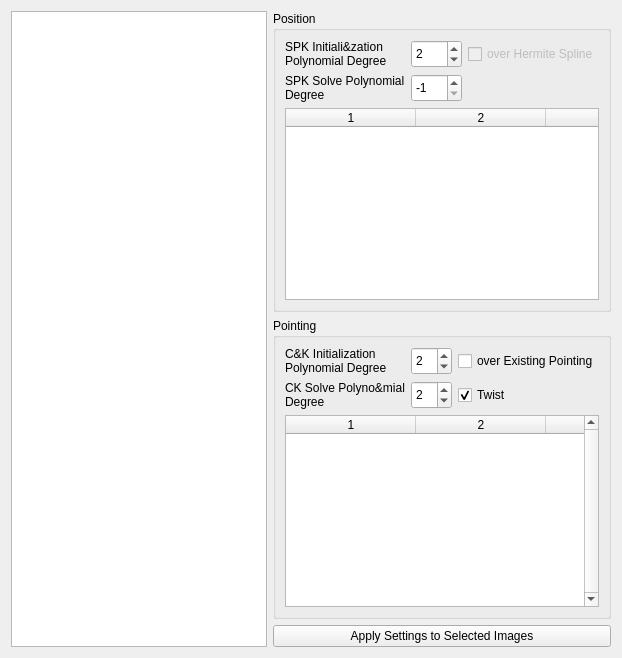
         <widget class="QWidget" name="observationSolveSettingsTab">
          <attribute name="title">
           <string>Observation Solve Settings</string>
          </attribute>
          <layout class="QGridLayout" name="gridLayout_8">
           <item row="0" column="1">
            <widget class="QGroupBox" name="groupBox">
             <property name="title">
              <string>Position</string>
             </property>
             <property name="flat">
              <bool>false</bool>
             </property>
             <property name="checkable">
              <bool>false</bool>
             </property>
             <layout class="QGridLayout" name="gridLayout_9">
              <item row="0" column="0">
               <widget class="QLabel" name="spkDegreeLabel">
                <property name="enabled">
                 <bool>true</bool>
                </property>
                <property name="text">
                 <string>SPK Initiali&amp;zation Polynomial Degree</string>
                </property>
                <property name="wordWrap">
                 <bool>true</bool>
                </property>
               </widget>
              </item>
              <item row="0" column="1">
               <widget class="QSpinBox" name="spkDegreeSpinBox">
                <property name="enabled">
                 <bool>true</bool>
                </property>
                <property name="sizePolicy">
                 <sizepolicy hsizetype="Expanding" vsizetype="Preferred">
                  <horstretch>0</horstretch>
                  <verstretch>0</verstretch>
                 </sizepolicy>
                </property>
                <property name="minimum">
                 <number>1</number>
                </property>
                <property name="value">
                 <number>2</number>
                </property>
               </widget>
              </item>
              <item row="0" column="2">
               <widget class="QCheckBox" name="hermiteSplineCheckBox">
                <property name="enabled">
                 <bool>false</bool>
                </property>
                <property name="sizePolicy">
                 <sizepolicy hsizetype="Preferred" vsizetype="Preferred">
                  <horstretch>0</horstretch>
                  <verstretch>0</verstretch>
                 </sizepolicy>
                </property>
                <property name="text">
                 <string>over Hermite Spline</string>
                </property>
               </widget>
              </item>
              <item row="1" column="0">
               <widget class="QLabel" name="spkSolveDegreeLabel">
                <property name="enabled">
                 <bool>true</bool>
                </property>
                <property name="text">
                 <string>SPK Solve Polynomial Degree</string>
                </property>
                <property name="wordWrap">
                 <bool>true</bool>
                </property>
               </widget>
              </item>
              <item row="1" column="1">
               <widget class="QSpinBox" name="spkSolveDegreeSpinBox">
                <property name="enabled">
                 <bool>true</bool>
                </property>
                <property name="sizePolicy">
                 <sizepolicy hsizetype="Expanding" vsizetype="Preferred">
                  <horstretch>0</horstretch>
                  <verstretch>0</verstretch>
                 </sizepolicy>
                </property>
                <property name="minimum">
                 <number>-1</number>
                </property>
                <property name="value">
                 <number>-1</number>
                </property>
               </widget>
              </item>
              <item row="2" column="0" colspan="3">
               <widget class="QTableWidget" name="positionAprioriSigmaTable">
                <property name="sizePolicy">
                 <sizepolicy hsizetype="Preferred" vsizetype="Preferred">
                  <horstretch>0</horstretch>
                  <verstretch>0</verstretch>
                 </sizepolicy>
                </property>
                <property name="maximumSize">
                 <size>
                  <width>390</width>
                  <height>16777215</height>
                 </size>
                </property>
                <property name="verticalScrollBarPolicy">
                 <enum>Qt::ScrollBarAsNeeded</enum>
                </property>
                <property name="horizontalScrollBarPolicy">
                 <enum>Qt::ScrollBarAlwaysOff</enum>
                </property>
                <property name="showGrid">
                 <bool>true</bool>
                </property>
                <property name="columnCount">
                 <number>3</number>
                </property>
                <attribute name="horizontalHeaderCascadingSectionResizes">
                 <bool>false</bool>
                </attribute>
                <attribute name="horizontalHeaderDefaultSectionSize">
                 <number>125</number>
                </attribute>
                <attribute name="horizontalHeaderMinimumSectionSize">
                 <number>130</number>
                </attribute>
                <attribute name="horizontalHeaderStretchLastSection">
                 <bool>true</bool>
                </attribute>
                <attribute name="verticalHeaderVisible">
                 <bool>false</bool>
                </attribute>
                <column/>
                <column/>
                <column/>
               </widget>
              </item>
             </layout>
            </widget>
           </item>
           <item row="1" column="1">
            <widget class="QGroupBox" name="groupBox_2">
             <property name="title">
              <string>Pointing</string>
             </property>
             <layout class="QGridLayout" name="gridLayout_10">
              <item row="0" column="0">
               <widget class="QLabel" name="ckDegreeLabel">
                <property name="enabled">
                 <bool>true</bool>
                </property>
                <property name="text">
                 <string>C&amp;K Initialization Polynomial Degree</string>
                </property>
                <property name="wordWrap">
                 <bool>true</bool>
                </property>
               </widget>
              </item>
              <item row="0" column="1">
               <widget class="QSpinBox" name="ckDegreeSpinBox">
                <property name="enabled">
                 <bool>true</bool>
                </property>
                <property name="sizePolicy">
                 <sizepolicy hsizetype="Expanding" vsizetype="Preferred">
                  <horstretch>0</horstretch>
                  <verstretch>0</verstretch>
                 </sizepolicy>
                </property>
                <property name="minimum">
                 <number>1</number>
                </property>
                <property name="value">
                 <number>2</number>
                </property>
               </widget>
              </item>
              <item row="0" column="2">
               <widget class="QCheckBox" name="fitOverPointingCheckBox">
                <property name="sizePolicy">
                 <sizepolicy hsizetype="Preferred" vsizetype="Preferred">
                  <horstretch>0</horstretch>
                  <verstretch>0</verstretch>
                 </sizepolicy>
                </property>
                <property name="minimumSize">
                 <size>
                  <width>0</width>
                  <height>0</height>
                 </size>
                </property>
                <property name="text">
                 <string>over Existing Pointing</string>
                </property>
               </widget>
              </item>
              <item row="1" column="0">
               <widget class="QLabel" name="ckSolveDegreeLabel">
                <property name="enabled">
                 <bool>true</bool>
                </property>
                <property name="text">
                 <string>CK Solve Polyno&amp;mial Degree</string>
                </property>
                <property name="wordWrap">
                 <bool>true</bool>
                </property>
               </widget>
              </item>
              <item row="1" column="1">
               <widget class="QSpinBox" name="ckSolveDegreeSpinBox">
                <property name="enabled">
                 <bool>true</bool>
                </property>
                <property name="sizePolicy">
                 <sizepolicy hsizetype="Expanding" vsizetype="Preferred">
                  <horstretch>0</horstretch>
                  <verstretch>0</verstretch>
                 </sizepolicy>
                </property>
                <property name="minimum">
                 <number>1</number>
                </property>
                <property name="value">
                 <number>2</number>
                </property>
               </widget>
              </item>
              <item row="1" column="2">
               <widget class="QCheckBox" name="twistCheckBox">
                <property name="sizePolicy">
                 <sizepolicy hsizetype="Preferred" vsizetype="Preferred">
                  <horstretch>0</horstretch>
                  <verstretch>0</verstretch>
                 </sizepolicy>
                </property>
                <property name="text">
                 <string>Twist</string>
                </property>
                <property name="checked">
                 <bool>true</bool>
                </property>
               </widget>
              </item>
              <item row="2" column="0" colspan="3">
               <widget class="QTableWidget" name="pointingAprioriSigmaTable">
                <property name="maximumSize">
                 <size>
                  <width>390</width>
                  <height>16777215</height>
                 </size>
                </property>
                <property name="verticalScrollBarPolicy">
                 <enum>Qt::ScrollBarAlwaysOn</enum>
                </property>
                <property name="horizontalScrollBarPolicy">
                 <enum>Qt::ScrollBarAlwaysOff</enum>
                </property>
                <property name="columnCount">
                 <number>3</number>
                </property>
                <attribute name="horizontalHeaderDefaultSectionSize">
                 <number>125</number>
                </attribute>
                <attribute name="horizontalHeaderMinimumSectionSize">
                 <number>130</number>
                </attribute>
                <column/>
                <column/>
                <column/>
               </widget>
              </item>
             </layout>
             <zorder>pointingAprioriSigmaTable</zorder>
             <zorder>ckSolveDegreeSpinBox</zorder>
             <zorder>ckDegreeLabel</zorder>
             <zorder>ckDegreeSpinBox</zorder>
             <zorder>ckSolveDegreeLabel</zorder>
             <zorder>fitOverPointingCheckBox</zorder>
             <zorder>twistCheckBox</zorder>
            </widget>
           </item>
           <item row="2" column="1">
            <widget class="QPushButton" name="pushButton">
             <property name="text">
              <string>Apply Settings to Selected Images</string>
             </property>
            </widget>
           </item>
           <item row="0" column="0" rowspan="3">
            <widget class="QTreeView" name="treeView">
             <property name="editTriggers">
              <set>QAbstractItemView::NoEditTriggers</set>
             </property>
             <property name="selectionMode">
              <enum>QAbstractItemView::ExtendedSelection</enum>
             </property>
             <property name="headerHidden">
              <bool>true</bool>
             </property>
            </widget>
           </item>
          </layout>
         </widget>
